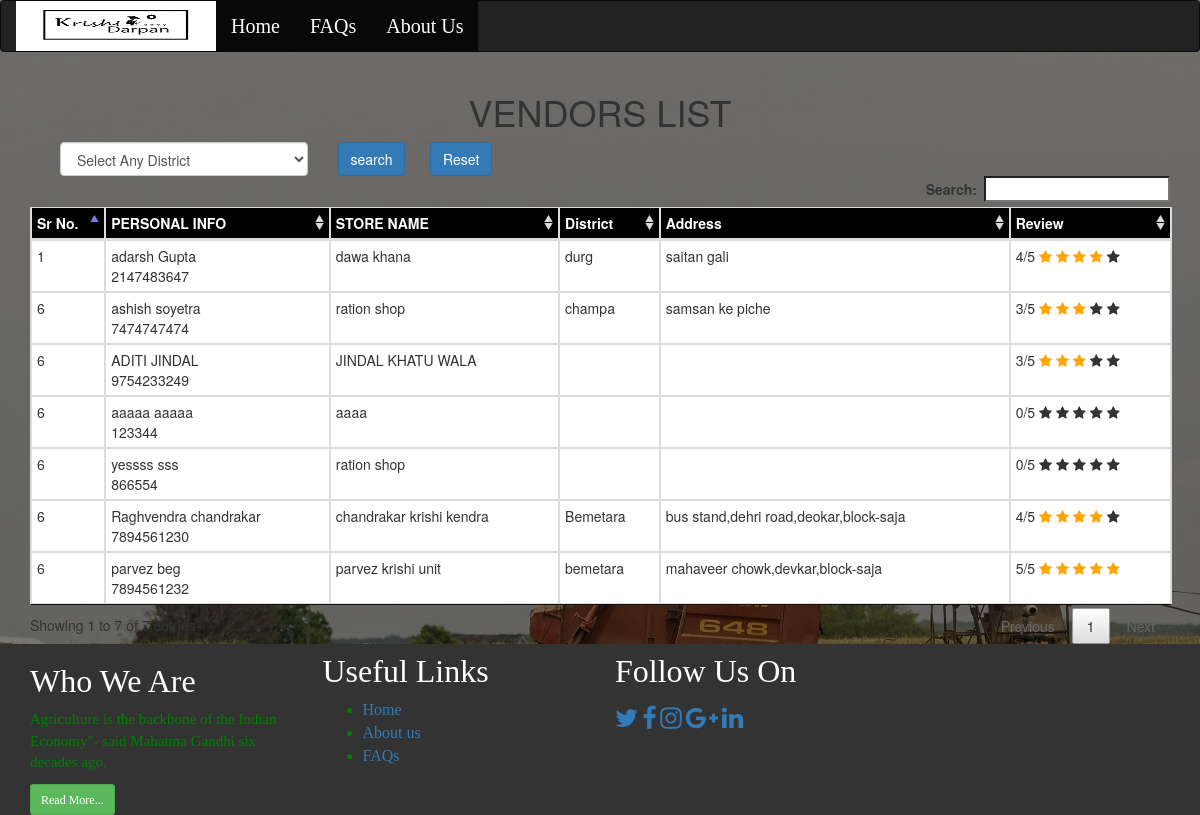
Page /vendorslist.php on the committed database.
### tables this page shows
CREATE TABLE `vendor_info` (
  `id` int(11) NOT NULL,
  `firstname` varchar(40) NOT NULL,
  `lastname` varchar(40) NOT NULL,
  `username` varchar(40) NOT NULL,
  `password` varchar(40) NOT NULL,
  `store_name` varchar(40) NOT NULL,
  `district` varchar(50) NOT NULL,
  `mobile` decimal(11,0) NOT NULL,
  `address` varchar(40) NOT NULL,
  `review` float NOT NULL DEFAULT 0
);

### vendorslist.php (the view, shortened to what this page needs)
<!DOCTYPE html>
<html>
<head>
 <link rel="stylesheet" href="css/bootstrap.min.css">
 <link rel="stylesheet" href="css/buttons.datatables.min.css">
 <link rel="stylesheet" href="css/jquery.dataTables.min.css">
 <link rel="stylesheet" href="https://cdnjs.cloudflare.com/ajax/libs/font-awesome/4.7.0/css/font-awesome.min.css">
</head>
<body>
<?php include("header.php"); ?>
<div class="container" style="min-height:527px;">
<div class="row">
<div class="container">
  <div class="col-lg-12 heading">
<h1>VENDORS LIST</h1>
</div>
 <div class="col-lg-12">
  <div class="col-lg-3">
  <select class="form-control" id ="district">
  <option value="0">Select Any District</option>
             </select>
			 </div>
			 <div class ="col-lg-1">
<button type="button" class="btn btn-primary btn_submit">search</button>
			 </div>
			  <div class ="col-lg-1">
<button type="button" class="btn btn-primary btn_reset">Reset</button>
			 </div>
	</div>
  <table id="example1" class="table table-middle datatable table-bordered table-condensed table-hover">
    <thead style="background:#000;color:#fff">
      <tr>
        <th>Sr No.</th>
        <th>PERSONAL INFO</th>
		<th>STORE NAME</th>
		<th>District</th>
		<th>Address</th>
		<th>Review</th>
      </tr>
    </thead>
    <tbody  >
	 <?php if(isset($_REQUEST['value'])){
    $edit_id=str_replace("'","",$_REQUEST['value']);
    $editQ=$db->query("select * from vendor_info where district='$edit_id'") or die("");
	$i =0;
    while($cd=$editQ->fetch(PDO::FETCH_ASSOC))
	{
      $i++; ?>
      <tr>
        <td><?php echo $i; ?></td>
        <td><?php echo $cd['firstname']."  ".$cd['lastname']; ?><br><?php echo $cd['mobile']; ?></td>
        <td><?php echo $cd['store_name']; ?></td>
		 <td><?php echo $cd['district']; ?></td>
		<td><?php echo $cd['address']; ?></td>
		<td><?php echo $cd['review']."/5"; ?><?php $review=$cd['review']; $i=0; for($i=0; $i<=4; $i++) { if($i<floor($review)){ ?> <span class="fa fa-star checked" data-index="<?php echo $i; ?>"></span> <?php } else { ?>
		<span class="fa fa-star " data-index="<?php echo $i; ?>"></span><?php } }?></td>
		<?php if(isset($_COOKIE['login'])){
		$a_id=$cd['id'];
		$c_q=$db->query("select farmer_id from rating where rateid=$a_id and farmer_id=$admin") or die("");
		  if($c_q->rowCount()==0){ ?>
		<input type="hidden" value="<?php echo $admin; ?>"  id="hide">
		<td><span class="fa fa-star " id="<?php echo $cd['id']."_0"; ?>" data-index="0"></span>
            <span class="fa fa-star " id="<?php echo $cd['id']."_1"; ?>" data-index="1"></span>
            <span class="fa fa-star " id="<?php echo $cd['id']."_2"; ?>" data-index="2"></span>
            <span class="fa fa-star" id="<?php echo $cd['id']."_3"; ?>" data-index="3"></span>
            <span class="fa fa-star" id="<?php echo $cd['id']."_4"; ?>" data-index="4"></span></td>
		<?php }  else { $result1=$c_q->fetch(PDO::FETCH_ASSOC);
		if($result1['farmer_id']!=$admin){   ?>
		<input type="hidden" value="<?php echo $admin; ?>"  id="hide">
		<td><span class="fa fa-star " id="<?php echo $cd['id']."_0"; ?>" data-index="0"></span>
            <span class="fa fa-star " id="<?php echo $cd['id']."_1"; ?>" data-index="1"></span>
            <span class="fa fa-star " id="<?php echo $cd['id']."_2"; ?>" data-index="2"></span>
            <span class="fa fa-star" id="<?php echo $cd['id']."_3"; ?>" data-index="3"></span>
            <span class="fa fa-star" id="<?php echo $cd['id']."_4"; ?>" data-index="4"></span></td>
		<?php }   else { ?><td>Thank You For Your Response</td><?php } } }?>
      </tr>
	  <?php
	}
	}
	else {
	 $ab=$db->query("select * from vendor_info");
	$i=0;
	while($cd=$ab->fetch(PDO::FETCH_ASSOC))
	{ $i++; ?>
      <tr>
        <td><?php echo $i; ?></td>
        <td><?php echo $cd['firstname']."  ".$cd['lastname']; ?><br><?php echo $cd['mobile']; ?></td>
        <td><?php echo $cd['store_name']; ?></td>
		 <td><?php echo $cd['district']; ?></td>
		<td><?php echo $cd['address']; ?></td>
		<td><?php echo $cd['review']."/5"; ?><?php $review=$cd['review']; $i=0; for($i=0; $i<=4; $i++) { if($i<floor($review)){ ?> <span class="fa fa-star checked" data-index="<?php echo $i; ?>"></span> <?php } else { ?>
		<span class="fa fa-star " data-index="<?php echo $i; ?>"></span><?php } }?></td>
		<?php if(isset($_COOKIE['login'])){
		$a_id=$cd['id'];
		$c_q=$db->query("select farmer_id from rating where rateid=$a_id and farmer_id=$admin") or die("");
		  if($c_q->rowCount()==0){ ?>
		<input type="hidden" value="<?php echo $admin; ?>"  id="hide">
		<td><span class="fa fa-star " id="<?php echo $cd['id']."_0"; ?>" data-index="0"></span>
            <span class="fa fa-star " id="<?php echo $cd['id']."_1"; ?>" data-index="1"></span>
            <span class="fa fa-star " id="<?php echo $cd['id']."_2"; ?>" data-index="2"></span>
            <span class="fa fa-star" id="<?php echo $cd['id']."_3"; ?>" data-index="3"></span>
            <span class="fa fa-star" id="<?php echo $cd['id']."_4"; ?>" data-index="4"></span></td>
		<?php }  else { $result1=$c_q->fetch(PDO::FETCH_ASSOC);
		if($result1['farmer_id']!=$admin){   ?>
		<input type="hidden" value="<?php echo $admin; ?>"  id="hide">
		<td><span class="fa fa-star " id="<?php echo $cd['id']."_0"; ?>" data-index="0"></span>
            <span class="fa fa-star " id="<?php echo $cd['id']."_1"; ?>" data-index="1"></span>
            <span class="fa fa-star " id="<?php echo $cd['id']."_2"; ?>" data-index="2"></span>
            <span class="fa fa-star" id="<?php echo $cd['id']."_3"; ?>" data-index="3"></span>
            <span class="fa fa-star" id="<?php echo $cd['id']."_4"; ?>" data-index="4"></span></td>
		<?php }   else { ?><td>Thank You For Your Response</td><?php } } ?>
	<?php } } } ?>
	</tr>
    </tbody>
  </table>
</div>
</div>
</div>
<?php include("footer.php"); ?>
</body>
</html>

### header.php (shortened to what this page needs)
<header>
 <link rel="stylesheet" href="css/bootstrap.min.css">
 <link rel="stylesheet" href="https://cdnjs.cloudflare.com/ajax/libs/font-awesome/4.7.0/css/font-awesome.min.css">
	<nav class="navbar navbar-inverse">
  <div class="container-fluid">
    <div class="navbar-header">
      <img src="pictures/logo.png" style="width:200px; height:50px; margin-left: 0px;">
    </div>
    <ul class="nav navbar-nav">
      <li class="active"><a href="index.php" style="font-size:20px; font-family: papyrus;">Home</a></li>
      <li class="active"><a href="practise.php" style="font-size:20px; font-family: papyrus;">FAQs</a></li>
	  <li class="active"><a href="About Us.php" style="font-size:20px; font-family: papyrus;">About Us</a></li>
    </ul>
  </div>
</nav>
</header>

### footer.php (shortened to what this page needs)
<head>
 <link rel="stylesheet" href="css/bootstrap.min.css">
 <link rel="stylesheet" href="https://cdnjs.cloudflare.com/ajax/libs/font-awesome/4.7.0/css/font-awesome.min.css"">
</head>
    <footer id="footer" style="background-color: #333333;">
        <div class="footer-top">
            <div class="container">
                <div class="row">
                    <div class="col-lg-3 col-md-6">
                        <h3 style="font-family:papyrus; font-size: 32px;color: #fff;">Who We Are</h3>
                            <p style="font-size:15px; font-family:Ink Free;color:green;">Agriculture is the backbone of the Indian Economy"- said Mahatma Gandhi six decades ago.</p>
                            <button type="button" class="btn btn-sm btn-success" ><a href="About Us.php">Read More...</a></button>
                    </div>
                    <div class="col-lg-3 col-md-6">
                        <h4 style="font-size:20px; font-family:papyrus;;font-size: 32px;color: #fff;">Useful Links</h4>
                        <ul>
                            <li style="font-size:16px; font-family:Ink Free;color:green;"><i class="ion-ios-arrow-right"></i><a href="index.php">Home</a></li>
                            <li style="font-size:16px; font-family:Ink Free;color:green;"><i class="ion-ios-arrow-right"></i><a href="About Us.php">About us</a></li>
                            <li style="font-size:16px; font-family:Ink Free;color:green;"><i class="ion-ios-arrow-right"></i><a href="practise.php">FAQs</a></li>
                           </ul>
                    </div>
                    <div class="col-lg-3 col-md-6">
                        <h4 style="font-size:20px; font-family:papyrus; font-size: 32px;color: #fff">Follow Us On</h4>
                        <a href="https://www.twitter.com/" style="font-size:25px"; class="twitter"><i class="fa fa-twitter"></i></a>
                        <a href="https://www.facebook.com/" style="font-size:25px"; class="facebook"><i class="fa fa-facebook"></i></a>
                        <a href="https://www.instagram.com/" style="font-size:25px"; class="instagram"><i class="fa fa-instagram"></i></a>
                        <a href="https://plus.google.com/" style="font-size:25px"; class="google-plus"><i class="fa fa-google-plus"></i></a>
                        <a href="https://www.linkedin.com/" style="font-size:25px"; class="linkedin"><i class="fa fa-linkedin"></i></a>
                    </div>
                    </div>
                </div>
            </div>
    </footer>

### vendorslist.php (style rules this page uses)
body { background-image:linear-gradient(rgba(0,0,0,0.5),rgba(0,0,0,0.5)),url(pictures/fpv.jpg); margin:0px; }
.heading h1 { text-align: center; }
.checked { color: orange; }

### footer.php (style rules this page uses)
button a { font-family:Ink free; color:#fff; }

### rows in the picture
vendor_info: i "1", firstname "adarsh", lastname "Gupta", mobile "2147483647", store_name "dawa khana", district "durg", address "saitan gali", review "4"
vendor_info: i "6", firstname "ashish", lastname "soyetra", mobile "7474747474", store_name "ration shop", district "champa", address "samsan ke piche", review "3"
vendor_info: i "6", firstname "ADITI", lastname "JINDAL", mobile "9754233249", store_name "JINDAL KHATU WALA", review "3"
vendor_info: i "6", firstname "aaaaa", lastname "aaaaa", mobile "123344", store_name "aaaa", review "0"
vendor_info: i "6", firstname "yessss", lastname "sss", mobile "866554", store_name "ration shop", review "0"
vendor_info: i "6", firstname "Raghvendra", lastname "chandrakar", mobile "7894561230", store_name "chandrakar krishi kendra", district "Bemetara", address "bus stand,dehri road,deokar,block-saja", review "4"
vendor_info: i "6", firstname "parvez", lastname "beg", mobile "7894561232", store_name "parvez krishi unit", district "bemetara", address "mahaveer chowk,devkar,block-saja", review "5"
